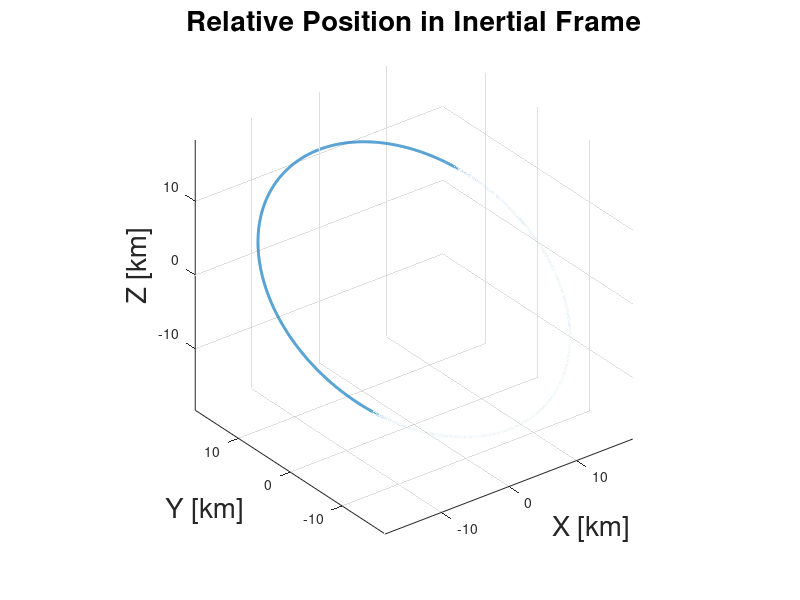
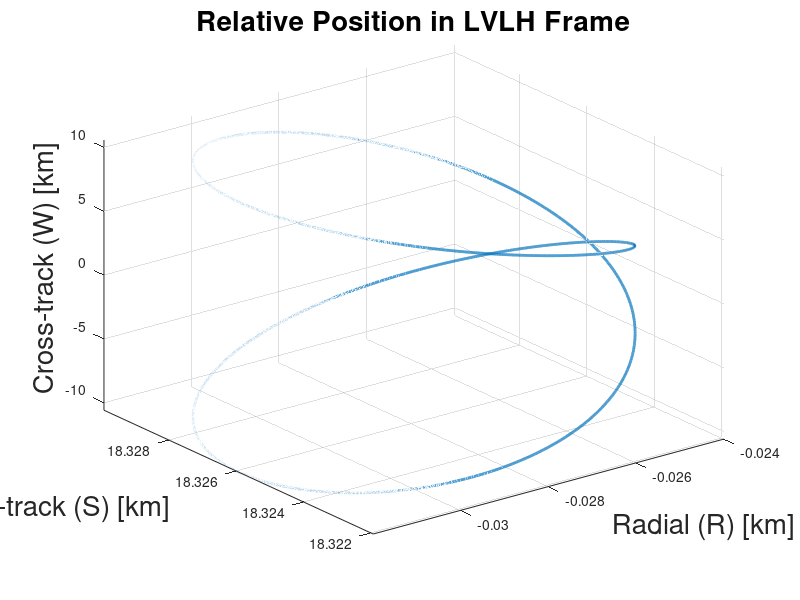
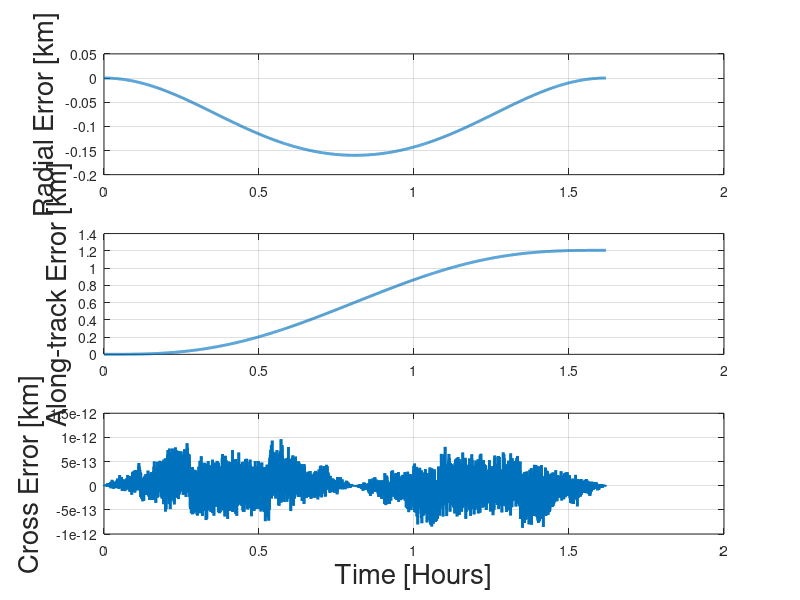

The MATLAB source for these figures, in order: (Note: this script raises an error after producing the figures.)

clear; close all; clc;
mu = 398600;              % Earth's gravitational parameter [km^3/s^2]
a = 7000;                 % semi-major axis [km]
e = 0;                    % eccentricity (circular orbit)
i_deg = 60;               % inclination in degrees
i = deg2rad(i_deg);
Omega_ref_deg = 0;        % RAAN for reference satellite in degrees
Omega_ref = deg2rad(Omega_ref_deg);
Omega_target_deg = 0.1;   % RAAN for target satellite in degrees
Omega_target = deg2rad(Omega_target_deg);
w_deg = 0;                % argument of perigee (irrelevant for circular orbit)
w = deg2rad(w_deg);
theta0_ref_deg = 0;       % initial true anomaly for reference [deg]
theta0_ref = deg2rad(theta0_ref_deg);
theta0_target_deg = 0.1;  % initial true anomaly for target [deg]
theta0_target = deg2rad(theta0_target_deg);

n = sqrt(mu/a^3);         % mean motion [rad/s]
T = 2*pi/n;               % orbital period [s]

N = 10000;
t = linspace(0, T, N);

theta_ref = theta0_ref + n*t;
theta_target = theta0_target + n*t;

% Define rotation matrix functions (PQW to inertial)
R3 = @(angle) [cos(angle) sin(angle) 0; -sin(angle) cos(angle) 0; 0 0 1];
R1 = @(angle) [1 0 0; 0 cos(angle) sin(angle); 0 -sin(angle) cos(angle)];

% Compute inertial positions and velocities using orbital elements
R_ref = R3(-Omega_ref) * R1(-i) * R3(-w);
r_ref_PQW = [a*cos(theta_ref); a*sin(theta_ref); zeros(1, length(theta_ref))];
v_ref_PQW = sqrt(mu/a) * [-sin(theta_ref); cos(theta_ref); zeros(1, length(theta_ref))];
r_ref_inertial = R_ref * r_ref_PQW;
v_ref_inertial = R_ref * v_ref_PQW;

% For the target satellite
R_target = R3(-Omega_target) * R1(-i) * R3(-w);
r_target_PQW = [a*cos(theta_target); a*sin(theta_target); zeros(1, length(theta_target))];
v_target_PQW = sqrt(mu/a) * [-sin(theta_target); cos(theta_target); zeros(1, length(theta_target))];
r_target_inertial = R_target * r_target_PQW;
v_target_inertial = R_target * v_target_PQW;

% (a) Plot the relative position in the inertial frame over one revolution
r_rel_inertial = r_target_inertial - r_ref_inertial;
figure('Position',[100,100,1000,1000],'Color','w');
plot3(r_rel_inertial(1,:), r_rel_inertial(2,:), r_rel_inertial(3,:), 'LineWidth',2);
grid on; axis equal;
xlabel('X [km]','FontSize',20);
ylabel('Y [km]','FontSize',20);
zlabel('Z [km]','FontSize',20);
title('Relative Position in Inertial Frame','FontSize',20);

% (b) Compute and plot the relative position in the LVLH frame
r_rel_LVLH = zeros(3, N);
R_LVLH = zeros(3, N);
S_LVLH = zeros(3, N);
W_LVLH = zeros(3, N);

for k = 1:N
    r_ref_k = r_ref_inertial(:,k);
    v_ref_k = v_ref_inertial(:,k);
    Rhat = r_ref_k / norm(r_ref_k);
    What = cross(r_ref_k, v_ref_k); 
    What = What / norm(What);
    Shat = cross(What, Rhat);
    
    % Save the LVLH basis (used later for transforming the CW solution)
    R_LVLH(:,k) = Rhat;
    S_LVLH(:,k) = Shat;
    W_LVLH(:,k) = What;
    
    % Express the relative inertial position vector in the LVLH frame
    r_rel = r_rel_inertial(:,k);
    r_rel_LVLH(:,k) = [dot(r_rel, Rhat); dot(r_rel, Shat); dot(r_rel, What)];
end

figure('Position',[100,100,1000,1000],'Color','w');
plot3(r_rel_LVLH(1,:), r_rel_LVLH(2,:), r_rel_LVLH(3,:), 'LineWidth',2);
grid on; axis tight;
xlabel('Radial (R) [km]','FontSize',20);
ylabel('Along-track (S) [km]','FontSize',20);
zlabel('Cross-track (W) [km]','FontSize',20);
title('Relative Position in LVLH Frame','FontSize',20);

% (c) Determine the initial conditions (relative position and velocity) in the LVLH frame
r0_inertial = r_rel_inertial(:,1);
v0_inertial = v_target_inertial(:,1) - v_ref_inertial(:,1);
R0 = R_LVLH(:,1);
S0 = S_LVLH(:,1);
W0 = W_LVLH(:,1);
% Angular velocity of the LVLH frame for a circular orbit 
omega0 = n * W0;  % [rad/s]

% Compute the relative position in LVLH (simple rotation)
r0_LVLH = [dot(r0_inertial, R0); dot(r0_inertial, S0); dot(r0_inertial, W0)];

% Apply the transport theorem to get the LVLH relative velocity
v0_LVLH = [ dot(v0_inertial - cross(omega0, r0_inertial), R0);
            dot(v0_inertial - cross(omega0, r0_inertial), S0);
            dot(v0_inertial - cross(omega0, r0_inertial), W0) ];

fprintf('Initial relative position in LVLH [km]: [%f, %f, %f]\n', r0_LVLH);
fprintf('Initial relative velocity in LVLH [km/s]: [%.10f, %.10f, %.10f]\n', v0_LVLH);

% (d) CW solution in LVLH frame and its difference with the Keplerian solution
x0 = r0_LVLH(1); 
y0 = r0_LVLH(2); 
z0 = r0_LVLH(3);
vx0 = v0_LVLH(1); 
vy0 = v0_LVLH(2); 
vz0 = v0_LVLH(3);

x_CW = (4 - 3*cos(n*t))*x0 + (sin(n*t)/n)*vx0 + (2*(1-cos(n*t))/n)*vy0;
y_CW = 6*(sin(n*t) - n*t)*x0 + y0 - (2*(1-cos(n*t))/n)*vx0 + (sin(n*t)/n)*vy0;
z_CW = z0*cos(n*t) + (sin(n*t)/n)*vz0;
r_CW_LVLH = [x_CW; y_CW; z_CW];


diff_LVLH = r_CW_LVLH - r_rel_LVLH;

figure('Position',[100,100,1000,1000],'Color','w');
subplot(3,1,1);
plot(t/3600, diff_LVLH(1,:), 'LineWidth',2);
ylabel('Radial Error [km]','FontSize',20);
grid on;
subplot(3,1,2);
plot(t/3600, diff_LVLH(2,:), 'LineWidth',2);
ylabel('Along-track Error [km]','FontSize',20);
grid on;
subplot(3,1,3);
plot(t/3600, diff_LVLH(3,:), 'LineWidth',2);
xlabel('Time [Hours]','FontSize',20);
ylabel('Cross Error [km]','FontSize',20);
grid on;
sgtitle('CW - Keplerian (LVLH) vs Time','FontSize',20);

% (e) Transform the CW solution from LVLH to the inertial frame
r_CW_inertial = zeros(3, N);
diff_inertial = zeros(3, N);
for k = 1:N
    Rhat = R_LVLH(:,k);
    Shat = S_LVLH(:,k);
    What = W_LVLH(:,k);
    % Transform the CW solution to the inertial frame
    r_CW_inertial(:,k) = x_CW(k)*Rhat + y_CW(k)*Shat + z_CW(k)*What;


    diff_inertial(:,k) = r_CW_inertial(:,k) - r_rel_inertial(:,k);
end

figure('Position',[100,100,1000,1000],'Color','w');
subplot(3,1,1);
plot(t/3600, diff_inertial(1,:), 'LineWidth',2);
ylabel('Diff X [km]','FontSize',20);
grid on;
subplot(3,1,2);
plot(t/3600, diff_inertial(2,:), 'LineWidth',2);
ylabel('Diff Y [km]','FontSize',20);
grid on;
subplot(3,1,3);
plot(t/3600, diff_inertial(3,:), 'LineWidth',2);
xlabel('Time [hours]','FontSize',20);
ylabel('Diff Z [km]','FontSize',20);
grid on;
sgtitle('CW - Keplerian (Inertial) vs. Time','FontSize',20);

% (f) Propagate over 100 orbital revolutions and analyze the error in the inertial frame
N_long = 100 * 10000;      % 100 revolutions with 10000 points per orbit
t_long = linspace(0, 100*T, N_long);

% Full Keplerian propagation for both satellites
theta_ref_long = theta0_ref + n*t_long;
theta_target_long = theta0_target + n*t_long;
r_ref_PQW_long = [a*cos(theta_ref_long); a*sin(theta_ref_long); zeros(1, length(t_long))];
r_target_PQW_long = [a*cos(theta_target_long); a*sin(theta_target_long); zeros(1, length(t_long))];
r_ref_inertial_long = R_ref * r_ref_PQW_long;
r_target_inertial_long = R_target * r_target_PQW_long;
r_rel_inertial_long = r_target_inertial_long - r_ref_inertial_long;

% CW propagation (using the same initial LVLH conditions) over 100 orbits
x_CW_long = (4 - 3*cos(n*t_long))*x0 + (sin(n*t_long)/n)*vx0 + (2*(1-cos(n*t_long))/n)*vy0;
y_CW_long = 6*(sin(n*t_long) - n*t_long)*x0 + y0 - (2*(1-cos(n*t_long))/n)*vx0 + (sin(n*t_long)/n)*vy0;
z_CW_long = z0*cos(n*t_long) + (sin(n*t_long)/n)*vz0;

% Transform the CW solution to inertial coordinates
r_CW_inertial_long = zeros(3, length(t_long));
for k = 1:length(t_long)
    % Recompute the LVLH basis for the reference at time t_long(k)
    r_ref_k = r_ref_inertial_long(:,k);
    v_ref_k = R_ref * (sqrt(mu/a) * [-sin(theta_ref_long(k)); cos(theta_ref_long(k)); 0]);
    Rhat = r_ref_k / norm(r_ref_k);
    What = cross(r_ref_k, v_ref_k); What = What / norm(What);
    Shat = cross(What, Rhat);
    
    r_CW_inertial_long(:,k) = x_CW_long(k)*Rhat + y_CW_long(k)*Shat + z_CW_long(k)*What;
end

% Compute the error in the relative distance (norm difference)
rel_distance_full = vecnorm(r_rel_inertial_long);
rel_distance_CW = vecnorm(r_CW_inertial_long);
error_distance = abs(rel_distance_full - rel_distance_CW);

figure('Position',[100,100,1000,1000],'Color','w');
plot(t_long/(3600*24), error_distance, 'LineWidth',2);
xlabel('Time [days]','FontSize',20);
ylabel('Error in Relative Distance [km]','FontSize',20);
title('Error in Relative Distance over 100 Orbits','FontSize',20);
grid on;
